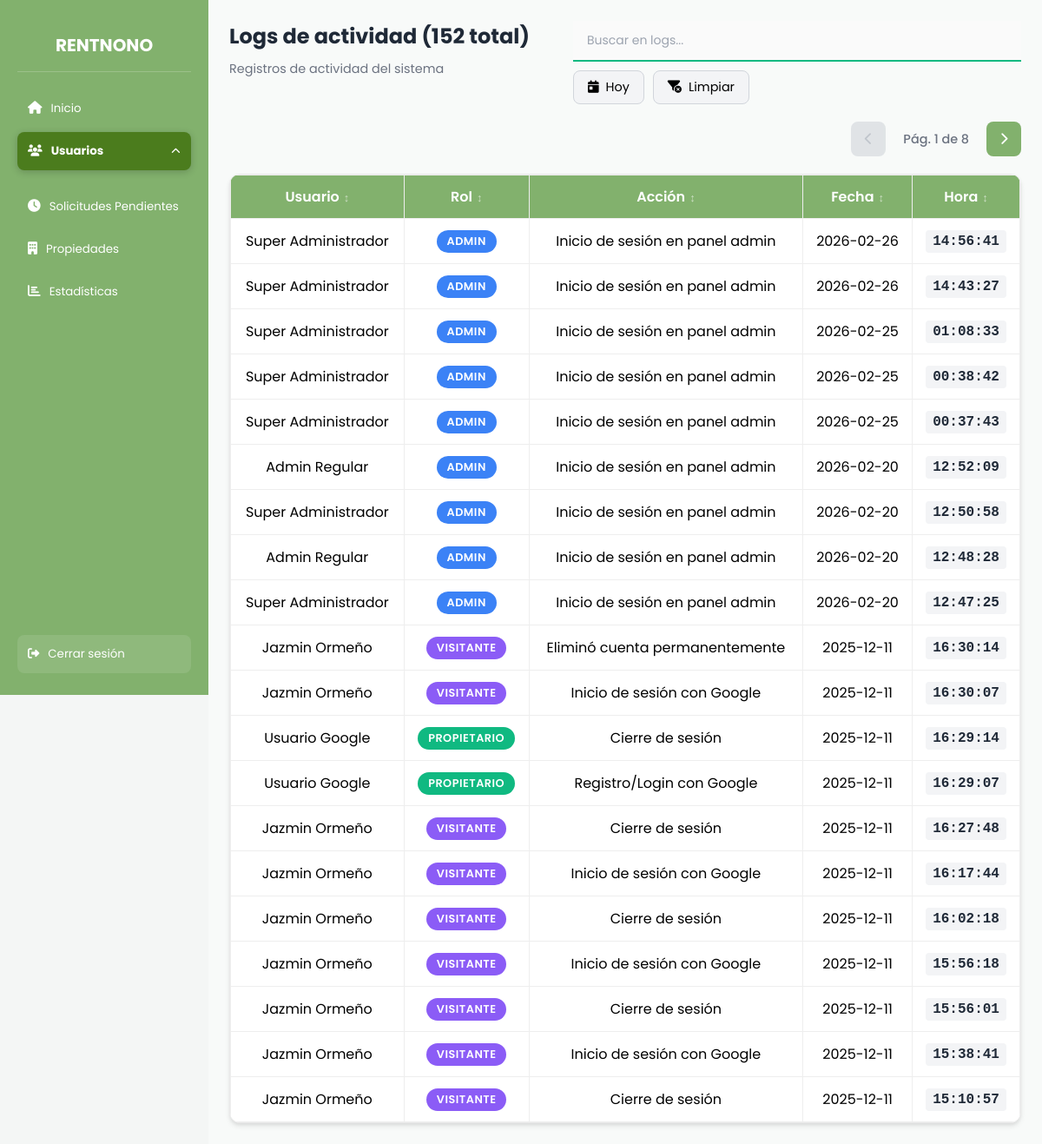
The app's page /RentNono/admin/indexadmin.php?pagina_logs=1&seccion=usuarios&tabla=logs (signed in) with its own data.
### tables this page shows
CREATE TABLE `logs_actividad` (
  `id` int(11) NOT NULL,
  `usuario_id` int(11) DEFAULT NULL,
  `usuario_nombre` varchar(150) DEFAULT NULL,
  `rol` enum('admin','propietario','visitante') NOT NULL DEFAULT 'visitante',
  `accion` varchar(255) NOT NULL,
  `fecha` datetime NOT NULL DEFAULT current_timestamp()
);

### RentNono/admin/indexadmin.php (the view, shortened to what this page needs)
<?php
require_once __DIR__ . '/../database/conexion.php';
            foreach ($usuarios as $u): ?>
            <?php endforeach;
$logsPorPagina = 20;
$paginaLogs = isset($_GET['pagina_logs']) ? max(1, (int)$_GET['pagina_logs']) : 1;
$offsetLogs = ($paginaLogs - 1) * $logsPorPagina;
try {
    $totalLogs = $conn->query("SELECT COUNT(*) FROM logs_actividad")->fetchColumn();
    $totalPaginasLogs = ceil($totalLogs / $logsPorPagina);
} catch (Exception $e) {
    error_log("Error obteniendo total de logs: " . $e->getMessage());
    $totalLogs = 0;
    $totalPaginasLogs = 1;
}
try {
    $logs = $conn->prepare("
        SELECT usuario_nombre, rol, accion, fecha, DATE(fecha) as fecha_simple
        FROM logs_actividad
        ORDER BY fecha DESC
        LIMIT :limit OFFSET :offset
    ");
    $logs->bindValue(':limit', $logsPorPagina, PDO::PARAM_INT);
    $logs->bindValue(':offset', $offsetLogs, PDO::PARAM_INT);
    $logs->execute();
    $logs = $logs->fetchAll(PDO::FETCH_ASSOC);
} catch (Exception $e) {
    error_log("Error obteniendo logs: " . $e->getMessage());
    $logs = [];
}
$seccionActiva = isset($_GET['seccion']) ? $_GET['seccion'] : 'inicio';
$tablaActiva = isset($_GET['tabla']) && in_array($_GET['tabla'], ['admins', 'propietarios', 'visitantes', 'logs'])
    ? $_GET['tabla']
    : 'admins';
?>
<!DOCTYPE html>
<html lang="es">
<head>
    <link rel="stylesheet" href="../estilos/admin.css">
    <link rel="stylesheet" href="https://cdnjs.cloudflare.com/ajax/libs/font-awesome/6.5.0/css/all.min.css">
</head>
<body>
<div class="layout">
    <aside class="sidebar">
        <h2 class="logo">RENTNONO</h2>
        <button class="menu-btn <?= $seccionActiva === 'inicio' ? 'activo' : '' ?>" data-seccion="inicio" id="btnInicio">
            <i class="fa-solid fa-house"></i> <span class="menu-text">Inicio</span>
        </button>
        <button class="menu-btn <?= $seccionActiva === 'usuarios' ? 'activo' : '' ?>" id="btnUsuarios">
            <i class="fa-solid fa-users"></i> <span class="menu-text">Usuarios</span>
            <i class="fa-solid fa-chevron-down flecha"></i>
        </button>
        <button class="menu-btn <?= $seccionActiva === 'solicitudes' ? 'activo' : '' ?>" data-seccion="solicitudes" id="btnSolicitudes">
            <i class="fa-solid fa-clock"></i> <span class="menu-text">Solicitudes Pendientes</span>
        </button>
        <button class="menu-btn <?= $seccionActiva === 'propiedades' ? 'activo' : '' ?>" data-seccion="propiedades" id="btnPropiedades">
            <i class="fa-solid fa-building"></i> <span class="menu-text">Propiedades</span>
        </button>
        <button class="menu-btn <?= $seccionActiva === 'estadisticas' ? 'activo' : '' ?>" data-seccion="estadisticas" id="btnEstadisticas">
            <i class="fa-solid fa-chart-bar"></i> <span class="menu-text">Estadísticas</span>
        </button>
        <button class="menu-btn logout-btn" id="btnLogout">
            <i class="fa-solid fa-right-from-bracket"></i> <span class="menu-text">Cerrar sesión</span>
        </button>
    </aside>
    <main class="contenido">
        <section id="logs" class="seccion <?= $seccionActiva === 'usuarios' && $tablaActiva === 'logs' ? 'visible' : '' ?>">
            <div class="logs-header">
                <div class="tabla-title">
                    <h2>Logs de actividad (<span id="totalLogsCount"><?= $totalLogs ?></span> total)</h2>
                    <span class="tabla-subtitle">Registros de actividad del sistema</span>
                </div>
                <div class="logs-filters">
                    <input type="text" id="searchLogs" placeholder="Buscar en logs..." class="buscador-tabla">
                    <button class="filter-btn" id="filterToday">
                        <i class="fa-solid fa-calendar-day"></i> Hoy
                    </button>
                    <button class="filter-btn" id="clearFilters">
                        <i class="fa-solid fa-filter-circle-xmark"></i> Limpiar
                    </button>
                </div>
            </div>
            <?php if ($totalLogs > 0 && $totalPaginasLogs > 1): ?>
            <div class="paginacion-tabla logs-paginacion">
                <?php if ($paginaLogs > 1): ?>
                    <a href="?pagina_logs=<?= $paginaLogs - 1 ?>&seccion=usuarios&tabla=logs" class="pagina-btn small">
                        <i class="fa-solid fa-chevron-left"></i>
                    </a>
                <?php else: ?>
                    <span class="pagina-btn small disabled">
                        <i class="fa-solid fa-chevron-left"></i>
                    </span>
                <?php endif; ?>
                <span class="info-pagina">
                    Pág. <?= $paginaLogs ?> de <?= $totalPaginasLogs ?>
                </span>
                <?php if ($paginaLogs < $totalPaginasLogs): ?>
                    <a href="?pagina_logs=<?= $paginaLogs + 1 ?>&seccion=usuarios&tabla=logs" class="pagina-btn small">
                        <i class="fa-solid fa-chevron-right"></i>
                    </a>
                <?php else: ?>
                    <span class="pagina-btn small disabled">
                        <i class="fa-solid fa-chevron-right"></i>
                    </span>
                <?php endif; ?>
            </div>
            <?php endif; ?>
            <div class="tabla-contenedor">
                <table id="tablaLogs">
                    <thead>
                        <tr>
                            <th data-ordenable="true">Usuario</th>
                            <th data-ordenable="true">Rol</th>
                            <th data-ordenable="true">Acción</th>
                            <th data-ordenable="true">Fecha</th>
                            <th data-ordenable="true">Hora</th>
                        </tr>
                    </thead>
                    <tbody>
                        <?php if (!empty($logs)): ?>
                            <?php foreach ($logs as $l): ?>
                            <tr>
                                <td><?= htmlspecialchars($l['usuario_nombre'], ENT_QUOTES, 'UTF-8') ?></td>
                                <td><span class="rol-badge rol-<?= htmlspecialchars($l['rol'], ENT_QUOTES, 'UTF-8') ?>"><?= htmlspecialchars($l['rol'], ENT_QUOTES, 'UTF-8') ?></span></td>
                                <td><?= htmlspecialchars($l['accion'], ENT_QUOTES, 'UTF-8') ?></td>
                                <td><?= htmlspecialchars($l['fecha_simple'], ENT_QUOTES, 'UTF-8') ?></td>
                                <td><span class="hora-log"><?= date('H:i:s', strtotime($l['fecha'])) ?></span></td>
                            </tr>
                            <?php endforeach; ?>
                        <?php endif; ?>
                    </tbody>
                </table>
            </div>
        </section>
    </main>
</div>
</body>
</html>

### records on screen
logs_actividad: usuario_nombre "Super Administrador", rol "ADMIN", accion "Inicio de sesión en panel admin", fecha_simple "2026-02-26", fecha "14:56:41"
logs_actividad: usuario_nombre "Super Administrador", rol "ADMIN", accion "Inicio de sesión en panel admin", fecha_simple "2026-02-26", fecha "14:43:27"
logs_actividad: usuario_nombre "Super Administrador", rol "ADMIN", accion "Inicio de sesión en panel admin", fecha_simple "2026-02-25", fecha "01:08:33"
logs_actividad: usuario_nombre "Super Administrador", rol "ADMIN", accion "Inicio de sesión en panel admin", fecha_simple "2026-02-25", fecha "00:38:42"
logs_actividad: usuario_nombre "Super Administrador", rol "ADMIN", accion "Inicio de sesión en panel admin", fecha_simple "2026-02-25", fecha "00:37:43"
logs_actividad: usuario_nombre "Admin Regular", rol "ADMIN", accion "Inicio de sesión en panel admin", fecha_simple "2026-02-20", fecha "12:52:09"
logs_actividad: usuario_nombre "Super Administrador", rol "ADMIN", accion "Inicio de sesión en panel admin", fecha_simple "2026-02-20", fecha "12:50:58"
logs_actividad: usuario_nombre "Admin Regular", rol "ADMIN", accion "Inicio de sesión en panel admin", fecha_simple "2026-02-20", fecha "12:48:28"
logs_actividad: usuario_nombre "Super Administrador", rol "ADMIN", accion "Inicio de sesión en panel admin", fecha_simple "2026-02-20", fecha "12:47:25"
logs_actividad: usuario_nombre "Jazmin Ormeño", rol "VISITANTE", accion "Eliminó cuenta permanentemente", fecha_simple "2025-12-11", fecha "16:30:14"
logs_actividad: usuario_nombre "Jazmin Ormeño", rol "VISITANTE", accion "Inicio de sesión con Google", fecha_simple "2025-12-11", fecha "16:30:07"
logs_actividad: usuario_nombre "Usuario Google", rol "PROPIETARIO", accion "Cierre de sesión", fecha_simple "2025-12-11", fecha "16:29:14"
logs_actividad: usuario_nombre "Usuario Google", rol "PROPIETARIO", accion "Registro/Login con Google", fecha_simple "2025-12-11", fecha "16:29:07"
logs_actividad: usuario_nombre "Jazmin Ormeño", rol "VISITANTE", accion "Cierre de sesión", fecha_simple "2025-12-11", fecha "16:27:48"
logs_actividad: usuario_nombre "Jazmin Ormeño", rol "VISITANTE", accion "Inicio de sesión con Google", fecha_simple "2025-12-11", fecha "16:17:44"
logs_actividad: usuario_nombre "Jazmin Ormeño", rol "VISITANTE", accion "Cierre de sesión", fecha_simple "2025-12-11", fecha "16:02:18"
logs_actividad: usuario_nombre "Jazmin Ormeño", rol "VISITANTE", accion "Inicio de sesión con Google", fecha_simple "2025-12-11", fecha "15:56:18"
logs_actividad: usuario_nombre "Jazmin Ormeño", rol "VISITANTE", accion "Cierre de sesión", fecha_simple "2025-12-11", fecha "15:56:01"
logs_actividad: usuario_nombre "Jazmin Ormeño", rol "VISITANTE", accion "Inicio de sesión con Google", fecha_simple "2025-12-11", fecha "15:38:41"
logs_actividad: usuario_nombre "Jazmin Ormeño", rol "VISITANTE", accion "Cierre de sesión", fecha_simple "2025-12-11", fecha "15:10:57"

### other values on screen
$totalLogs "152"
$paginaLogs "1"
$totalPaginasLogs "8"
